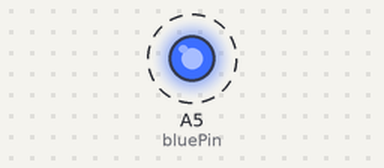
Simulated run of this sketch. Board: Arduino Uno, built with avr-gcc and run on an emulated ATmega328P. Parts: output pins drawn as LEDs (lit = HIGH). Dashed ring = blinking. What the sketch prints to the serial monitor is not drawn.

Above: at 0.2 s.
Timing chart, 0 to 3.0 s (numbered marks = the images above):
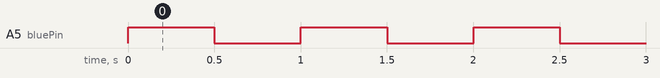

The sketch:

test_run.ino
```cpp
int bluePin=A5;
int delayB=500;
void setup() {
  // put your setup code here, to run once:
  pinMode(bluePin,OUTPUT);

}

void loop() {
  // put your main code here, to run repeatedly:
  Serial.begin(9600);
  digitalWrite(bluePin,HIGH);
  Serial.print("The digital value is ");
  Serial.println(bluePin);
  delay(delayB);
  digitalWrite(bluePin,LOW);
  Serial.print("The digital value is ");
  Serial.println(bluePin);
  delay(delayB);


}
```

Measured:
- by itself, A5 (bluePin): alternates HIGH for 0.50 s and LOW for 0.50 s
